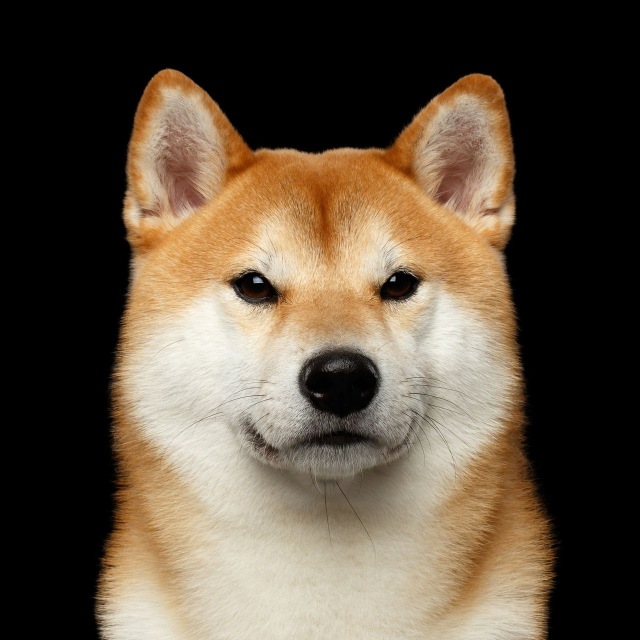
#> input picture shiba.jpeg, 1280 x 1280 px, found by its file name (shown at 1/2 size)
$ python sharp_unsharp.py
#> lines starting #> are read from the running program, lines starting #| are printed output that depends on the picture
import numpy as np
import matplotlib.pyplot as plt
import cv2

# path = r'/Users/sirap/Documents/Year_4/year-4-image/low-contrast.jpg'
path = r'/Users/sirap/Documents/Year_4/year-4-image/shiba.jpeg'
image = cv2.imread(path)
#> image is the input picture: shape (1280, 1280, 3); mean B, G, R 65.4, 81.9, 95.6
image = cv2.cvtColor(image, cv2.COLOR_BGR2GRAY)
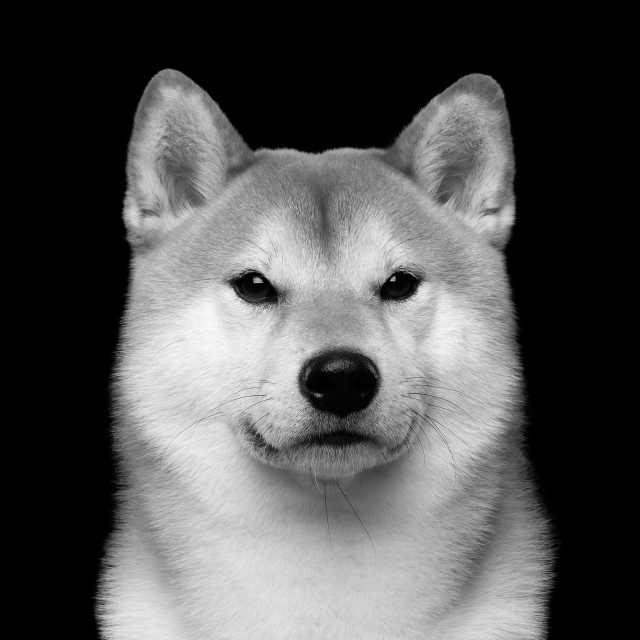
#> image: shape (1280, 1280) (shown at 1/2 size); min 0, max 252, mean 84.1
dim = (400, 400)
image = cv2.resize(image, dim, interpolation = cv2.INTER_AREA)
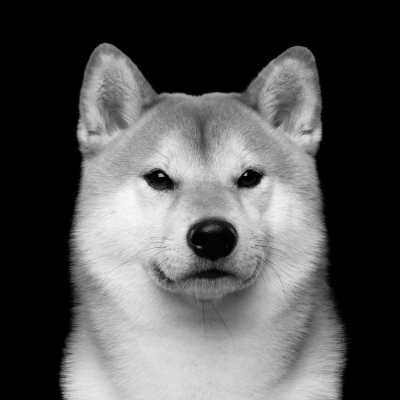
#> image: shape (400, 400); min 0, max 248, mean 84.1

sharpen_kernel = np.array([[-1, -1, -1],
                            [-1, 9, -1],
                            [-1, -1, -1]])

gaussian_kernel = (1/256) * np.array([
    [1, 4, 6, 4, 1],
    [4, 16, 24, 16, 4],
    [6, 24, 36, 24, 6],
    [4, 16, 24, 16, 4],
    [1, 4, 6, 4, 1]
])

def calculate_output_image_size(img_size: int, kernel_size: int):
#> called with img_size = 400, kernel_size = 3
    num_pixels = 0
    for i in range(img_size):
        added = i + kernel_size
        if added <= img_size:
            num_pixels += 1
    return num_pixels

def zero_padding(img: np.array, padding_width: int):
    img_zero_padding = np.zeros(shape=(
        img.shape[0] + padding_width * 2,
        img.shape[1] + padding_width * 2
    ))
    img_zero_padding[padding_width:-padding_width, padding_width:-padding_width] = img
    return img_zero_padding


def convolve(img: np.array, kernel: np.array):
    tgt_size = calculate_output_image_size(
        img_size=img.shape[0],
        kernel_size=kernel.shape[0]
    )
#> tgt_size = 398
    k = kernel.shape[0]
    convolved_img = np.zeros(shape=(tgt_size, tgt_size))

    for i in range(tgt_size):
        for j in range(tgt_size):
            mat = img[i:i+k, j:j+k]
            convolved_img[i, j] = np.sum(np.multiply(mat, kernel))
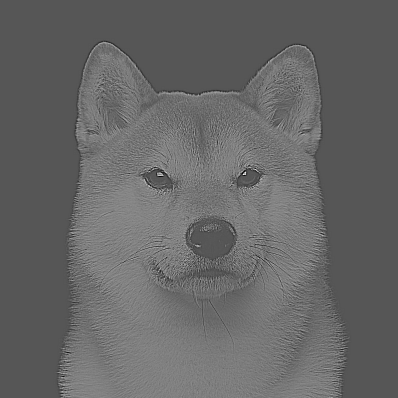
#> convolved_img: shape (398, 398) float64; min -438, max 860, mean 84.6; drawn with min black and max white
    return convolved_img

# Sharp
img_sharp = convolve(img=np.array(image), kernel=sharpen_kernel)
img_sharp = zero_padding(img_sharp, 1 )

# UnSharp
gaussian = convolve(img=np.array(image), kernel=gaussian_kernel)
gaussian = zero_padding(gaussian, 2 )
mask =  image - gaussian
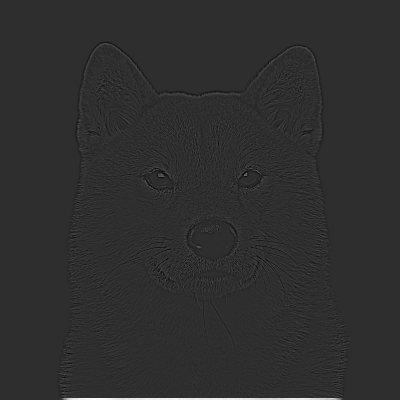
#> mask: shape (400, 400) float64; min -51.73, max 230, mean 0.7; drawn with min black and max white
img_unsharp = image + ( mask * 0.2 )

fig, ax = plt.subplots(2, 2, figsize=(8, 8),constrained_layout=True)
fig.suptitle("Sharp vs Unsharp", fontsize=12)

# plot Sharpen Filter
ax[0, 0].set_title('Original')
ax[0, 0].imshow(image, cmap="gray")
ax[0, 1].set_title('Shapen Filter')
ax[0, 1].imshow(img_sharp, cmap="gray")

# plot Unsharp Filter
ax[1, 0].set_title('Original')
ax[1, 0].imshow(image, cmap="gray")
ax[1, 1].set_title('UnSharpen Filter')
ax[1, 1].imshow(img_unsharp, cmap="gray")

plt.show()

$ run again, with low-contrast.jpg copied over shiba.jpeg
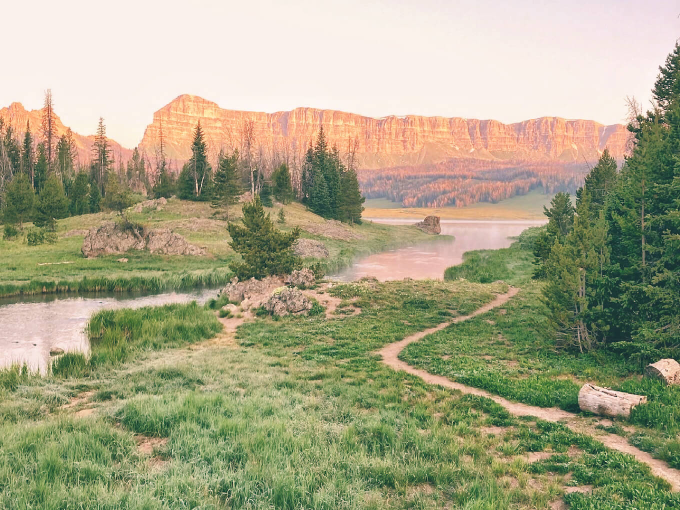
#> input picture low-contrast.jpg, 1360 x 1020 px, found by its file name (shown at 1/2 size)
#> image is the input picture: shape (1020, 1360, 3); mean B, G, R 134.1, 164.4, 167.3
#> after the loop in convolve (call 2), `for i in range(tgt_size):`:
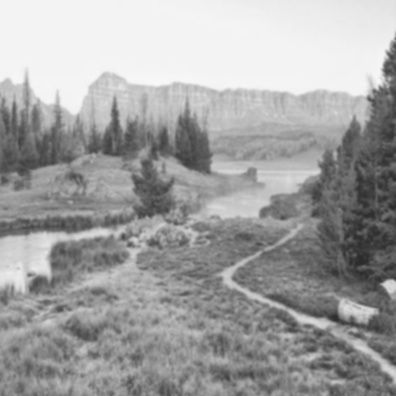
#> convolved_img: shape (396, 396) float64; min 42.68, max 248.7, mean 161.9
#> `img_unsharp = image + ( mask * 0.2 )`:
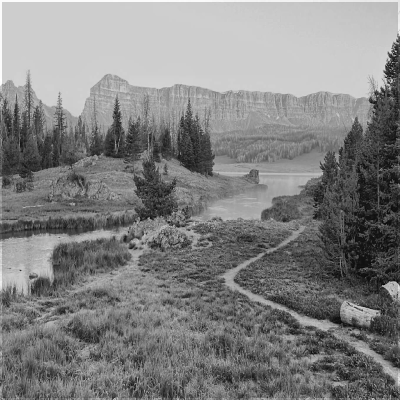
#> img_unsharp: shape (400, 400) float64; min 24.52, max 295.2, mean 162.5; drawn with min black and max white

$ run again, with tony.jpeg copied over shiba.jpeg
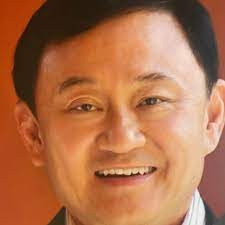
#> input picture tony.jpeg, 225 x 225 px, found by its file name
#> image is the input picture: shape (225, 225, 3); mean B, G, R 74.6, 111.1, 174.4
#> after the loop in convolve (call 2), `for i in range(tgt_size):`:
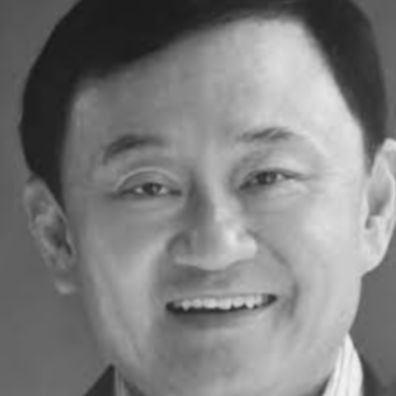
#> convolved_img: shape (396, 396) float64; min 24.54, max 241.6, mean 126.4
#> `img_unsharp = image + ( mask * 0.2 )`:
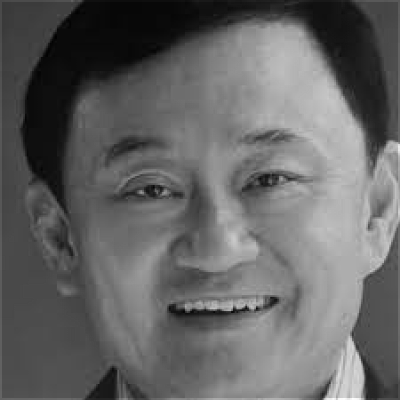
#> img_unsharp: shape (400, 400) float64; min 19.8, max 289.2, mean 126.2; drawn with min black and max white

$ run again, with Image_negative.jpg copied over shiba.jpeg
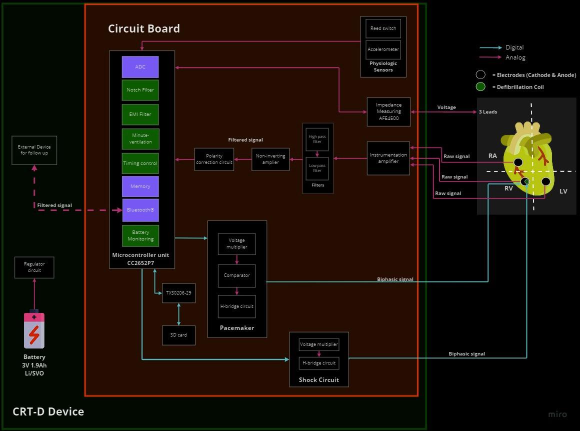
#> input picture Image_negative.jpg, 1160 x 861 px, found by its file name (shown at 1/2 size)
#> image is the input picture: shape (861, 1160, 3); mean B, G, R 9.4, 16.7, 25.8
#> after the loop in convolve, `for i in range(tgt_size):`:
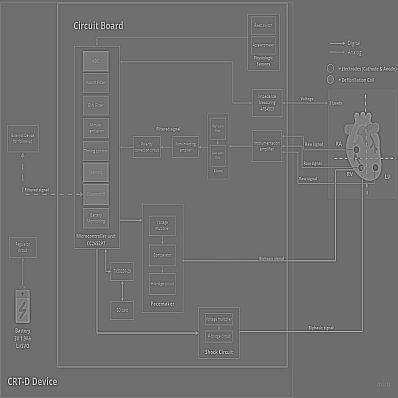
#> convolved_img: shape (398, 398) float64; min -1100, max 1455, mean 19.1; drawn with min black and max white
#> in zero_padding (call 2), `img_zero_padding[padding_width:-padding_width, padding_width:-padding_..`:
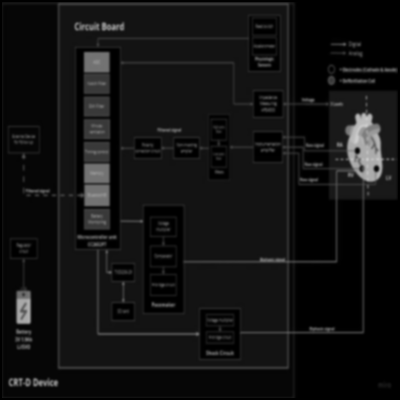
#> img_zero_padding: shape (400, 400) float64; min 0, max 205.3, mean 18.4
